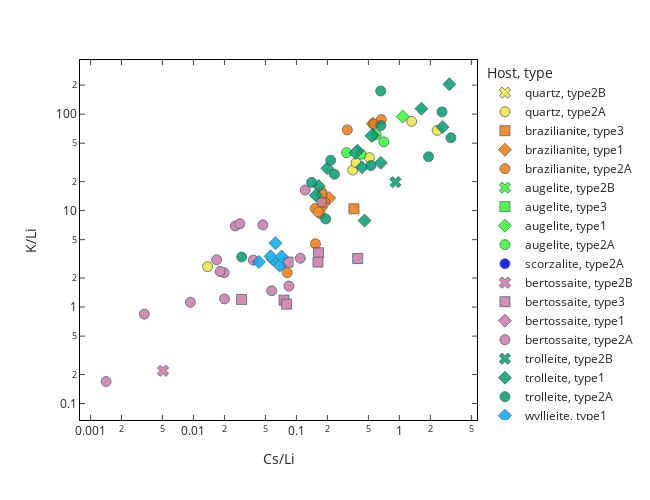

Notebook code cell kept with this figure:
### Markdown cell above
# Binary plots

### Code cell
# --- plot figures - binary diagrams

to_plot = df_FI

# to_plot = df_trl

# to_plot = df_FI.query('(sample == "BU18FA19") & (field == "ff7b")')


x = 'Cs/Li'
y = 'K/Li'


fig = px.scatter(to_plot, x=x, y=y,
                 symbol = "type", 
                 color="Host", 
                 hover_data=["sample",'piece','field',"analysis","Phases","Host"],
                 width=650, height=500,
                 category_orders={"Host": ["wyllieite", 'montebrasite',
                                           "rosemaryite", "trolleite", 
                                           "bertossaite",'scorzalite',
                                          'augelite','brazilianite', 'quartz']},
                 color_discrete_map=colors_map, # replaces default color mapping by value
                log_x=True, log_y=True,
                labels={x: x,# + " [mol/kg]",
                        y: y}# + " [mol/kg]"}
                )

fig.update_layout(template="simple_white")

fig.update_traces(marker=dict(size=10, 
                              line=dict(width=0.8,
                                        color='DarkSlateGrey')),
                  selector=dict(mode='markers'),
                  opacity=0.85)



fig.update_xaxes(ticks='inside',zeroline=False,linecolor="black",showgrid=False,mirror= "allticks")
fig.update_yaxes(ticks='inside',zeroline=False,linecolor="black",showgrid=False,mirror= "allticks")


        # Add extra traces and annotations to the graph, e.g. legend for ratio lines

# fig.add_traces(list(px.line(x=[0, 0.1], y=[0, 0.15]).select_traces())) #1:1.5 ratio
# fig.add_traces(list(px.line(x=[0, 0.1], y=[0, 1.5]).select_traces())) #1:15 ratio

# fig.add_traces(list(px.line(x=[0, 100], y=[0, 0.1]).select_traces())) #1:1000 ratio 
# fig.add_traces(list(px.line(x=[0, 100], y=[0, 2]).select_traces())) #1:50 ratio

# fig.add_traces(list(px.line(x=[0, 10], y=[0, 10]).select_traces())) #1:1 ratio

# annotations = [
#     dict(xref='paper', yref='paper', x=0.7, y=0.99,
#                               text='1:50<br>ratio',
#                               font=dict(family='Arial',
#                                         size=14,
#                                         color='rgb(100,100,100)'),
#                               showarrow=False),
               
#               dict(xref='paper', yref='paper', x=0.99, y=0.65,
#                               text='1:1000<br>ratio',
#                               font=dict(family='Arial',
#                                         size=14,
#                                         color='rgb(100,100,100)'),
#                               showarrow=False)
               
#                dict(xref='paper', yref='paper', x=0.55, y=0.98,
#                               text='1:10<br>ratio',
#                               font=dict(family='Arial',
#                                         size=14,
#                                         color='rgba(0,0,255,0.5)'),
#                               showarrow=False),
               
#                dict(xref='paper', yref='paper', x=0.99, y=0.76,
#                               text='1:2<br>ratio',
#                               font=dict(family='Arial',
#                                         size=14,
#                                         color='rgba(100,100,100,1)'),
#                               showarrow=False)
#               ]

# fig.update_layout(annotations=annotations)

# fig.data[-1].line.color = 'rgba(0,0,0,0.3)'
# fig.data[-2].line.color = 'rgba(0,0,0,0.3)'

# fig.data[-3].line.color = 'rgba(0,0,255,0.3)'
# fig.data[-4].line.color = 'rgba(0,0,255,0.3)'

fig.data = fig.data[::-1] #reverse order of plotting


# fig.update_xaxes(tickvals=[0,0.25,0.5,0.75,1,1.25,1.5])
# fig.update_yaxes(tickvals=[0,0.25,0.5,0.75,1,1.25,1.5])

# fig.update_xaxes(range=(-1.7,1.7))
# fig.update_yaxes(range=(-4.31,-0.68))

# fig.write_image(data_dir+"figures/plot_binary-mRb_mCs_log.pdf");
fig.show()

### Figure 1 — Plotly figure (JSON) as saved in the notebook; plotly's stock layout.template omitted (floating-point values rounded to 4 significant figures; data arrays with more than 128 entries replaced by an {"elided": "..."} marker saying what was removed)
{"data": [{"customdata": [["BU18FA19", "D", "ffore2", "fi06", "V - L", "quartz"]], "hovertemplate": "Host=%{customdata[5]}<br>type=type2B<br>Cs/Li=%{x}<br>K/Li=%{y}<br>sample=%{customdata[0]}<br>piece=%{customdata[1]}<br>field=%{customdata[2]}<br>analysis=%{customdata[3]}<br>Phases=%{customdata[4]}<extra></extra>", "legendgroup": "quartz, type2B", "marker": {"color": "rgb(240,228,66)", "line": {"color": "DarkSlateGrey", "width": 0.8}, "size": 10, "symbol": "x"}, "mode": "markers", "name": "quartz, type2B", "opacity": 0.85, "orientation": "v", "showlegend": true, "type": "scatter", "x": [null], "xaxis": "x", "y": [null], "yaxis": "y"}, {"customdata": {"elided": "44x6 str values"}, "hovertemplate": "Host=%{customdata[5]}<br>type=type2A<br>Cs/Li=%{x}<br>K/Li=%{y}<br>sample=%{customdata[0]}<br>piece=%{customdata[1]}<br>field=%{customdata[2]}<br>analysis=%{customdata[3]}<br>Phases=%{customdata[4]}<extra></extra>", "legendgroup": "quartz, type2A", "marker": {"color": "rgb(240,228,66)", "line": {"color": "DarkSlateGrey", "width": 0.8}, "size": 10, "symbol": "circle"}, "mode": "markers", "name": "quartz, type2A", "opacity": 0.85, "orientation": "v", "showlegend": true, "type": "scatter", "x": [null, null, 2.328, null, null, null, null, null, 1.316, null, null, null, null, 0.3519, null, null, 0.3799, null, 0.5119, null, null, null, null, null, null, null, null, null, null, null, null, null, null, null, null, null, 0.01371, null, null, null, null, null, null, null], "xaxis": "x", "y": [null, null, 67.95, null, null, null, null, null, 84.21, null, null, null, null, 26.34, null, null, 31.37, null, 35.43, null, null, null, null, null, null, null, null, null, null, null, null, null, null, null, null, null, 2.625, null, null, null, null, null, null, null], "yaxis": "y"}, {"customdata": [["BU18FA32", "A", "ff1", "fi02", "L - L - V", "brazilianite"], ["BU18FA32", "A", "ff1", "fi03", "L - L - V", "brazilianite"], ["BU18FA32", "A", "ff1", "fi04", "L - L - V", "brazilianite"], ["BU18FA32", "C", "ff1", "fi03", "L - L - V", "brazilianite"], ["BU18FA32", "C", "ff1", "fi04", "L - L - V", "brazilianite"], ["BU18FA32", "C", "ff1", "fi05", "L - L - V", "brazilianite"]], "hovertemplate": "Host=%{customdata[5]}<br>type=type3<br>Cs/Li=%{x}<br>K/Li=%{y}<br>sample=%{customdata[0]}<br>piece=%{customdata[1]}<br>field=%{customdata[2]}<br>analysis=%{customdata[3]}<br>Phases=%{customdata[4]}<extra></extra>", "legendgroup": "brazilianite, type3", "marker": {"color": "rgb(250,120,10)", "line": {"color": "DarkSlateGrey", "width": 0.8}, "size": 10, "symbol": "square"}, "mode": "markers", "name": "brazilianite, type3", "opacity": 0.85, "orientation": "v", "showlegend": true, "type": "scatter", "x": [null, 0.3618, null, null, null, null], "xaxis": "x", "y": [null, 10.45, null, null, null, null], "yaxis": "y"}, {"customdata": [["BU18FA32", "A", "ff1", "fi01", "L - V - S", "brazilianite"], ["BU18FA32", "B", "ff2", "fi01", "L - V - S", "brazilianite"], ["BU18FA32", "B", "ff2", "fi03", "L - V - S", "brazilianite"], ["BU18FA32", "B", "ff2", "fi05", "L - V - S", "brazilianite"], ["BU18FA02a", "A", "ff1", "fi01", "L - V - S", "brazilianite"], ["BU18FA02a", "A", "ff1", "fi04", "L - V - S", "brazilianite"], ["BU18FA02a", "B", "ff4", "fi01", "L - V - S", "brazilianite"]], "hovertemplate": "Host=%{customdata[5]}<br>type=type1<br>Cs/Li=%{x}<br>K/Li=%{y}<br>sample=%{customdata[0]}<br>piece=%{customdata[1]}<br>field=%{customdata[2]}<br>analysis=%{customdata[3]}<br>Phases=%{customdata[4]}<extra></extra>", "legendgroup": "brazilianite, type1", "marker": {"color": "rgb(250,120,10)", "line": {"color": "DarkSlateGrey", "width": 0.8}, "size": 10, "symbol": "diamond"}, "mode": "markers", "name": "brazilianite, type1", "opacity": 0.85, "orientation": "v", "showlegend": true, "type": "scatter", "x": [0.2082, null, null, null, null, null, 0.5508], "xaxis": "x", "y": [13.48, null, null, null, null, null, 79.61], "yaxis": "y"}, {"customdata": {"elided": "35x6 str values"}, "hovertemplate": "Host=%{customdata[5]}<br>type=type2A<br>Cs/Li=%{x}<br>K/Li=%{y}<br>sample=%{customdata[0]}<br>piece=%{customdata[1]}<br>field=%{customdata[2]}<br>analysis=%{customdata[3]}<br>Phases=%{customdata[4]}<extra></extra>", "legendgroup": "brazilianite, type2A", "marker": {"color": "rgb(250,120,10)", "line": {"color": "DarkSlateGrey", "width": 0.8}, "size": 10, "symbol": "circle"}, "mode": "markers", "name": "brazilianite, type2A", "opacity": 0.85, "orientation": "v", "showlegend": true, "type": "scatter", "x": [null, 0.1789, null, null, 0.1707, null, null, null, null, null, null, null, null, null, null, null, null, null, null, 0.312, 0.6681, 0.5628, 0.0814, null, null, 0.188, 0.1774, null, null, null, 0.1531, 0.152, 0.1765, null, 0.163], "xaxis": "x", "y": [null, 11.15, null, null, 9.292, null, null, null, null, null, null, null, null, null, null, null, null, null, null, 68.69, 87.99, 78.93, 2.272, null, null, 12.21, 15.51, null, null, null, 4.535, 10.5, 14.68, null, 9.714], "yaxis": "y"}, {"customdata": [["BU18FA19(2)", "A", "ff1", "fi09", "V - L", "augelite"]], "hovertemplate": "Host=%{customdata[5]}<br>type=type2B<br>Cs/Li=%{x}<br>K/Li=%{y}<br>sample=%{customdata[0]}<br>piece=%{customdata[1]}<br>field=%{customdata[2]}<br>analysis=%{customdata[3]}<br>Phases=%{customdata[4]}<extra></extra>", "legendgroup": "augelite, type2B", "marker": {"color": "rgb(51,255,51)", "line": {"color": "DarkSlateGrey", "width": 0.8}, "size": 10, "symbol": "x"}, "mode": "markers", "name": "augelite, type2B", "opacity": 0.85, "orientation": "v", "showlegend": true, "type": "scatter", "x": [null], "xaxis": "x", "y": [null], "yaxis": "y"}, {"customdata": [["BU18FA19(2)", "A", "ff1b", "fi01", "L - L - V", "augelite"], ["BU18FA19(2)", "A", "ff2b", "fi03", "L - L - V", "augelite"], ["BU18FA19(2)", "A", "ff2b", "fi05", "L - L - V", "augelite"]], "hovertemplate": "Host=%{customdata[5]}<br>type=type3<br>Cs/Li=%{x}<br>K/Li=%{y}<br>sample=%{customdata[0]}<br>piece=%{customdata[1]}<br>field=%{customdata[2]}<br>analysis=%{customdata[3]}<br>Phases=%{customdata[4]}<extra></extra>", "legendgroup": "augelite, type3", "marker": {"color": "rgb(51,255,51)", "line": {"color": "DarkSlateGrey", "width": 0.8}, "size": 10, "symbol": "square"}, "mode": "markers", "name": "augelite, type3", "opacity": 0.85, "orientation": "v", "showlegend": true, "type": "scatter", "x": [null, null, null], "xaxis": "x", "y": [null, null, null], "yaxis": "y"}, {"customdata": [["BU18FA19(2)", "A", "ff1", "fi01", "L - V - S", "augelite"]], "hovertemplate": "Host=%{customdata[5]}<br>type=type1<br>Cs/Li=%{x}<br>K/Li=%{y}<br>sample=%{customdata[0]}<br>piece=%{customdata[1]}<br>field=%{customdata[2]}<br>analysis=%{customdata[3]}<br>Phases=%{customdata[4]}<extra></extra>", "legendgroup": "augelite, type1", "marker": {"color": "rgb(51,255,51)", "line": {"color": "DarkSlateGrey", "width": 0.8}, "size": 10, "symbol": "diamond"}, "mode": "markers", "name": "augelite, type1", "opacity": 0.85, "orientation": "v", "showlegend": true, "type": "scatter", "x": [1.077], "xaxis": "x", "y": [94.35], "yaxis": "y"}, {"customdata": [["BU18FA19(2)", "A", "ff1", "fi02", "L - V", "augelite"], ["BU18FA19(2)", "A", "ff1", "fi03", "L - V", "augelite"], ["BU18FA19(2)", "A", "ff1", "fi04", "L - V", "augelite"], ["BU18FA19(2)", "A", "ff1", "fi05", "L - V", "augelite"], ["BU18FA19(2)", "A", "ff1", "fi06", "L - V", "augelite"], ["BU18FA19(2)", "A", "ff1", "fi07", "L - V", "augelite"], ["BU18FA19(2)", "A", "ff1", "fi08", "L - V", "augelite"], ["BU18FA19(2)", "A", "ff2", "fi01", "L - V", "augelite"], ["BU18FA19(2)", "A", "ff2", "fi02", "L - V", "augelite"], ["BU18FA19(2)", "A", "ff2", "fi03", "L - V", "augelite"], ["BU18FA19(2)", "A", "ff2", "fi04", "L - V", "augelite"], ["BU18FA19(2)", "A", "ff2", "fi05", "L - V", "augelite"], ["BU18FA19(2)", "A", "ff2b", "fi01", "L - V", "augelite"], ["BU18FA19(2)", "A", "ff2b", "fi02", "L - V", "augelite"], ["BU18FA19(2)", "A", "ff2b", "fi04", "L - V", "augelite"], ["BU18FA19(2)", "A", "ff2", "fi06", "L - V", "augelite"], ["BU18FA19(2)", "A", "ff2", "fi07", "L - V", "augelite"], ["BU18FA19(2)", "A", "ff1", "fi010", "L - V", "augelite"]], "hovertemplate": "Host=%{customdata[5]}<br>type=type2A<br>Cs/Li=%{x}<br>K/Li=%{y}<br>sample=%{customdata[0]}<br>piece=%{customdata[1]}<br>field=%{customdata[2]}<br>analysis=%{customdata[3]}<br>Phases=%{customdata[4]}<extra></extra>", "legendgroup": "augelite, type2A", "marker": {"color": "rgb(51,255,51)", "line": {"color": "DarkSlateGrey", "width": 0.8}, "size": 10, "symbol": "circle"}, "mode": "markers", "name": "augelite, type2A", "opacity": 0.85, "orientation": "v", "showlegend": true, "type": "scatter", "x": [null, null, null, null, null, 0.3062, null, null, null, 0.5949, null, 0.425, 0.7063, null, null, null, null, null], "xaxis": "x", "y": [null, null, null, null, null, 39.91, null, null, null, 61.27, null, 38.35, 51.63, null, null, null, null, null], "yaxis": "y"}, {"customdata": [["BU18FA22", "B", "ff2", "fi01", "L - V", "scorzalite"], ["BU18FA22", "B", "ff2", "fi02", "L - V", "scorzalite"], ["BU18FA22", "B", "ff2", "fi03", "L - V", "scorzalite"], ["BU18FA22", "B", "ff2", "fi04", "L - V", "scorzalite"], ["BU18FA22", "B", "ff2", "fi05", "L - V", "scorzalite"], ["BU18FA22", "B", "ff2", "fi06", "L - V", "scorzalite"], ["BU18FA20", "A", "ff1", "fi01", "L - V", "scorzalite"], ["BU18FA20", "A", "ff4", "fi01", "L - V", "scorzalite"], ["BU18FA20", "I", "ff1", "fi01", "L - V", "scorzalite"], ["BU18FA22", "D", "ff1", "fi01", "L - V", "scorzalite"], ["BU18FA22", "D", "ff1", "fi02", "L - V", "scorzalite"], ["BU18FA22", "D", "ff1", "fi03", "L - V", "scorzalite"]], "hovertemplate": "Host=%{customdata[5]}<br>type=type2A<br>Cs/Li=%{x}<br>K/Li=%{y}<br>sample=%{customdata[0]}<br>piece=%{customdata[1]}<br>field=%{customdata[2]}<br>analysis=%{customdata[3]}<br>Phases=%{customdata[4]}<extra></extra>", "legendgroup": "scorzalite, type2A", "marker": {"color": "rgb(0,0,255)", "line": {"color": "DarkSlateGrey", "width": 0.8}, "size": 10, "symbol": "circle"}, "mode": "markers", "name": "scorzalite, type2A", "opacity": 0.85, "orientation": "v", "showlegend": true, "type": "scatter", "x": [null, null, null, null, null, null, null, null, null, null, null, null], "xaxis": "x", "y": [null, null, null, null, null, null, null, null, null, null, null, null], "yaxis": "y"}, {"customdata": [["BU18FA20", "B", "ff2", "fi04", "V - L", "bertossaite"], ["BU18FA04", "B", "ff7", "fi05", "V - L", "bertossaite"]], "hovertemplate": "Host=%{customdata[5]}<br>type=type2B<br>Cs/Li=%{x}<br>K/Li=%{y}<br>sample=%{customdata[0]}<br>piece=%{customdata[1]}<br>field=%{customdata[2]}<br>analysis=%{customdata[3]}<br>Phases=%{customdata[4]}<extra></extra>", "legendgroup": "bertossaite, type2B", "marker": {"color": "rgb(204,121,167)", "line": {"color": "DarkSlateGrey", "width": 0.8}, "size": 10, "symbol": "x"}, "mode": "markers", "name": "bertossaite, type2B", "opacity": 0.85, "orientation": "v", "showlegend": true, "type": "scatter", "x": [0.00506, null], "xaxis": "x", "y": [0.2186, null], "yaxis": "y"}, {"customdata": [["BU18FA20", "C", "ff1", "fi01", "L - L - V", "bertossaite"], ["BU18FA20", "C", "ff1", "fi02", "L - L - V", "bertossaite"], ["BU18FA20", "C", "ff1", "fi03", "L - L - V", "bertossaite"], ["BU18FA20", "C", "ff1", "fi04", "L - L - V", "bertossaite"], ["BU18FA20", "C", "ff1", "fi06", "L - L - V", "bertossaite"], ["BU18FA20", "C", "ff1", "fi07", "L - L - V", "bertossaite"], ["BU18FA20", "C", "ff1", "fi08", "L - L - V", "bertossaite"], ["BU18FA20", "C", "ff1", "fi09", "L - L - V", "bertossaite"], ["BU18FA20", "C", "ff1", "fi010", "L - L - V", "bertossaite"], ["BU18FA20", "B", "ff4", "fi01", "L - L - V", "bertossaite"], ["BU18FA20", "B", "ff4", "fi02", "L - L - V", "bertossaite"], ["BU18FA20", "B", "ff4", "fi03", "L - L - V", "bertossaite"], ["BU18FA20", "B", "ff4", "fi04", "L - L - V", "bertossaite"], ["BU18FA04", "A", "ff3", "fi04", "L - L - V", "bertossaite"]], "hovertemplate": "Host=%{customdata[5]}<br>type=type3<br>Cs/Li=%{x}<br>K/Li=%{y}<br>sample=%{customdata[0]}<br>piece=%{customdata[1]}<br>field=%{customdata[2]}<br>analysis=%{customdata[3]}<br>Phases=%{customdata[4]}<extra></extra>", "legendgroup": "bertossaite, type3", "marker": {"color": "rgb(204,121,167)", "line": {"color": "DarkSlateGrey", "width": 0.8}, "size": 10, "symbol": "square"}, "mode": "markers", "name": "bertossaite, type3", "opacity": 0.85, "orientation": "v", "showlegend": true, "type": "scatter", "x": [0.1639, 0.07572, null, 0.3935, null, null, 0.08034, null, null, null, 0.162, 0.08281, null, 0.02931], "xaxis": "x", "y": [3.656, 1.179, null, 3.189, null, null, 1.071, null, null, null, 2.926, 2.921, null, 1.2], "yaxis": "y"}, {"customdata": [["BU18FA20", "F", "ff1", "fi05", "L - V - S", "bertossaite"], ["BU18FA20", "B", "ff4", "fi05", "L - V - S", "bertossaite"], ["BU18FA22", "C", "ff2", "fi02", "L - V - S", "bertossaite"]], "hovertemplate": "Host=%{customdata[5]}<br>type=type1<br>Cs/Li=%{x}<br>K/Li=%{y}<br>sample=%{customdata[0]}<br>piece=%{customdata[1]}<br>field=%{customdata[2]}<br>analysis=%{customdata[3]}<br>Phases=%{customdata[4]}<extra></extra>", "legendgroup": "bertossaite, type1", "marker": {"color": "rgb(204,121,167)", "line": {"color": "DarkSlateGrey", "width": 0.8}, "size": 10, "symbol": "diamond"}, "mode": "markers", "name": "bertossaite, type1", "opacity": 0.85, "orientation": "v", "showlegend": true, "type": "scatter", "x": [null, null, null], "xaxis": "x", "y": [null, null, null], "yaxis": "y"}, {"customdata": {"elided": "44x6 str values"}, "hovertemplate": "Host=%{customdata[5]}<br>type=type2A<br>Cs/Li=%{x}<br>K/Li=%{y}<br>sample=%{customdata[0]}<br>piece=%{customdata[1]}<br>field=%{customdata[2]}<br>analysis=%{customdata[3]}<br>Phases=%{customdata[4]}<extra></extra>", "legendgroup": "bertossaite, type2A", "marker": {"color": "rgb(204,121,167)", "line": {"color": "DarkSlateGrey", "width": 0.8}, "size": 10, "symbol": "circle"}, "mode": "markers", "name": "bertossaite, type2A", "opacity": 0.85, "orientation": "v", "showlegend": true, "type": "scatter", "x": [null, null, 0.04716, null, null, null, 0.02522, null, null, null, null, null, null, null, null, null, null, null, null, null, null, null, 0.01986, 0.1761, 0.02002, 0.01812, 0.02546, null, null, null, 0.003334, null, 0.02824, 0.1216, null, 0.009335, null, 0.001417, 0.01682, 0.08446, 0.03814, null, 0.05743, 0.1091], "xaxis": "x", "y": [null, 1.748, 7.116, null, null, null, null, null, null, null, null, null, null, null, null, null, null, null, null, null, null, null, 2.273, 12.25, 1.215, 2.34, 6.924, 0.1204, null, null, 0.8443, null, 7.298, 16.33, null, 1.123, null, 0.169, 3.092, 1.649, 3.067, null, 1.476, 3.212], "yaxis": "y"}, {"customdata": [["BU18FA20", "E", "ff1", "fi01", "V - L", "trolleite"], ["BU18FA20", "E", "ff1", "fi02", "V - L", "trolleite"], ["BU18FA20", "G", "ff1", "fi04", "V - L", "trolleite"]], "hovertemplate": "Host=%{customdata[5]}<br>type=type2B<br>Cs/Li=%{x}<br>K/Li=%{y}<br>sample=%{customdata[0]}<br>piece=%{customdata[1]}<br>field=%{customdata[2]}<br>analysis=%{customdata[3]}<br>Phases=%{customdata[4]}<extra></extra>", "legendgroup": "trolleite, type2B", "marker": {"color": "rgb(0,158,115)", "line": {"color": "DarkSlateGrey", "width": 0.8}, "size": 10, "symbol": "x"}, "mode": "markers", "name": "trolleite, type2B", "opacity": 0.85, "orientation": "v", "showlegend": true, "type": "scatter", "x": [null, 0.916, null], "xaxis": "x", "y": [null, 19.73, null], "yaxis": "y"}, {"customdata": {"elided": "35x6 str values"}, "hovertemplate": "Host=%{customdata[5]}<br>type=type1<br>Cs/Li=%{x}<br>K/Li=%{y}<br>sample=%{customdata[0]}<br>piece=%{customdata[1]}<br>field=%{customdata[2]}<br>analysis=%{customdata[3]}<br>Phases=%{customdata[4]}<extra></extra>", "legendgroup": "trolleite, type1", "marker": {"color": "rgb(0,158,115)", "line": {"color": "DarkSlateGrey", "width": 0.8}, "size": 10, "symbol": "diamond"}, "mode": "markers", "name": "trolleite, type1", "opacity": 0.85, "orientation": "v", "showlegend": true, "type": "scatter", "x": [null, 0.4587, 0.6599, null, null, null, null, null, 2.629, 3.059, 1.637, null, null, null, null, 0.1995, 0.3916, null, 0.4338, 0.5517, 0.1648, 0.3748, 0.5352, null, null, null, null, null, null, null, null, null, null, null, 0.1545], "xaxis": "x", "y": [null, 7.877, 31.3, null, null, null, null, null, 73.55, 204.2, 114.0, null, null, null, null, 27.43, 41.71, null, 28.12, 60.33, 17.96, 39.7, 59.6, null, null, null, null, null, null, null, null, null, null, null, 14.42], "yaxis": "y"}, {"customdata": {"elided": "37x6 str values"}, "hovertemplate": "Host=%{customdata[5]}<br>type=type2A<br>Cs/Li=%{x}<br>K/Li=%{y}<br>sample=%{customdata[0]}<br>piece=%{customdata[1]}<br>field=%{customdata[2]}<br>analysis=%{customdata[3]}<br>Phases=%{customdata[4]}<extra></extra>", "legendgroup": "trolleite, type2A", "marker": {"color": "rgb(0,158,115)", "line": {"color": "DarkSlateGrey", "width": 0.8}, "size": 10, "symbol": "circle"}, "mode": "markers", "name": "trolleite, type2A", "opacity": 0.85, "orientation": "v", "showlegend": true, "type": "scatter", "x": [null, null, null, null, 2.596, null, null, null, null, 0.1924, null, null, null, null, null, 0.6611, null, 0.1404, null, 0.5293, null, null, null, null, null, null, null, null, null, null, null, 0.02939, 0.2342, 1.918, 0.6584, 0.2152, 3.164], "xaxis": "x", "y": [null, null, null, null, 105.6, null, null, null, null, 8.198, null, null, null, null, null, 76.17, null, 19.61, null, 29.31, null, null, null, null, null, null, null, null, null, null, null, 3.301, 23.82, 36.19, 173.9, 33.23, 56.96], "yaxis": "y"}, {"customdata": [["BU18FA32", "AII", "incC", "fi01", "L - V - S", "wyllieite"], ["BU18FA32", "AII", "incC", "fi02", "L - V - S", "wyllieite"], ["BU18FA32", "AII", "incC", "fi03", "L - V - S", "wyllieite"], ["BU18FA32", "AII", "incC", "fi04", "L - V - S", "wyllieite"], ["BU18FA32", "AII", "incC", "fi05", "L - V - S", "wyllieite"], ["BU18FA32", "AII", "incC", "fi06", "L - V - S", "wyllieite"], ["BU18FA32", "AII", "incC", "fi07", "L - V - S", "wyllieite"], ["BU18FA32", "AII", "incC", "fi08", "L - V - S", "wyllieite"]], "hovertemplate": "Host=%{customdata[5]}<br>type=type1<br>Cs/Li=%{x}<br>K/Li=%{y}<br>sample=%{customdata[0]}<br>piece=%{customdata[1]}<br>field=%{customdata[2]}<br>analysis=%{customdata[3]}<br>Phases=%{customdata[4]}<extra></extra>", "legendgroup": "wyllieite, type1", "marker": {"color": "rgb(0,170,250)", "line": {"color": "DarkSlateGrey", "width": 0.8}, "size": 10, "symbol": "diamond"}, "mode": "markers", "name": "wyllieite, type1", "opacity": 0.85, "orientation": "v", "showlegend": true, "type": "scatter", "x": [0.05887, 0.04321, null, 0.05615, null, 0.06879, 0.06266, 0.07176], "xaxis": "x", "y": [3.135, 2.937, null, 3.355, 0.1664, 2.683, 4.599, 3.342], "yaxis": "y"}], "layout": {"height": 500, "legend": {"title": {"text": "Host, type"}, "tracegroupgap": 0}, "margin": {"t": 60}, "width": 650, "xaxis": {"anchor": "y", "domain": [0, 1], "linecolor": "black", "mirror": "allticks", "showgrid": false, "ticks": "inside", "title": {"text": "Cs/Li"}, "type": "log", "zeroline": false}, "yaxis": {"anchor": "x", "domain": [0, 1], "linecolor": "black", "mirror": "allticks", "showgrid": false, "ticks": "inside", "title": {"text": "K/Li"}, "type": "log", "zeroline": false}}}
